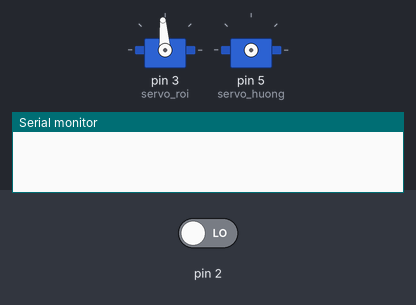
The sketch below on a simulated Arduino Uno, built with avr-gcc and run on an emulated ATmega328P. On the bench: 2 × servo, the last lines printed to the serial monitor. The inputs (shaded band) are chosen by the test bench; at power-on: pin 2 LOW.

Above: at 0.1 s.
At 5.1 s:
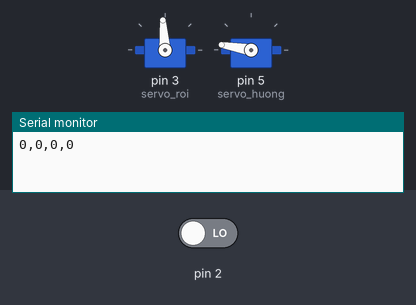
Timing chart, 0 to 6.6 s (numbered marks = the images above):
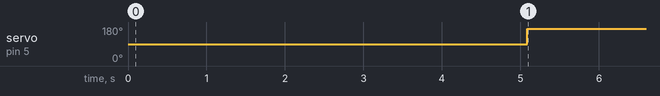

The sketch:

gui_arduino_rfid.ino
```cpp
#include <SPI.h>
#include <MFRC522.h>
#include <Servo.h>

#define RST_PIN         9
#define SS_PIN          10

#define numOfValsRec 3
#define digitsPerValRec 1

Servo servo_roi;//94 to 10
Servo servo_huong;//90 to 170


int valsRec[numOfValsRec]={};
int stringLength=numOfValsRec*digitsPerValRec+1;
int counter =0;
bool counterStart=false;
String receivedString;
int flag=1;

unsigned char UID[4];
 int a=0;
MFRC522 mfrc522(SS_PIN, RST_PIN);
int buttonState=0;
void setup()
{
pinMode(2, INPUT);
servo_roi.attach(3);


servo_roi.write(94);
delay(5000);
servo_huong.attach(5);
servo_huong.write(90);


    Serial.begin(9600);

    SPI.begin();
    mfrc522.PCD_Init();


}

void receiveData(){
if(flag==0){

  while (Serial.available()){
    //Serial.println(__LINE__);
    char c = Serial.read();
    if (c=='$'){
      counterStart=true;
    }
    if (counterStart){
      if(counter<stringLength){
        receivedString=String(receivedString+c);
      counter++;
      }
      if(counter>=stringLength){
       for (int i=0;i<numOfValsRec;i++){
        int num=(i*digitsPerValRec)+1;
        valsRec[i]=receivedString.substring(num,num+digitsPerValRec).toInt();
       }
       receivedString="";
       counter=0;
       counterStart=false;
      }
    }
    flag=1;
  }
  Serial.flush();

  }
}


void loop()
{
  buttonState = digitalRead(2);


  if ( ! mfrc522.PICC_IsNewCardPresent())
  {
//    return;
    goto endloop;
  }

  if ( ! mfrc522.PICC_ReadCardSerial())
  {
//    return;
    goto endloop;
  }

//  Serial.print("UID của thẻ: ");

  for (byte i = 0; i < 4; i++)
  {
//    Serial.print(mfrc522.uid.uidByte[i] < 0x10 ? " 0" : " ");

    UID[i] = mfrc522.uid.uidByte[i];
  }


  if(flag==1){

Serial.print(UID[0]);
Serial.print(",");
Serial.print(UID[1]);
Serial.print(",");
Serial.print(UID[2]);
Serial.print(",");
Serial.println(UID[3]);
//Serial.print(",");
//Serial.println(buttonState);
Serial.flush();
flag=0;

  }


  mfrc522.PICC_HaltA();
  mfrc522.PCD_StopCrypto1();
goto endloop2;

endloop:;

if(flag==1){

Serial.print(0);
Serial.print(",");
Serial.print(0);
Serial.print(",");
Serial.print(0);
Serial.print(",");
Serial.println(0);
//Serial.print(",");
//Serial.println(buttonState);
Serial.flush();
flag=0;

  }

endloop2:;
receiveData();

//-----------------------------do something -------------------------------
//
//
if(valsRec[0] == 1){
 servo_huong.write(90);
}
else{
 servo_huong.write(170);
}


if(valsRec[1] == 1){
 servo_roi.write(10);
}
else{
 servo_roi.write(94);
}


}
```

Measured:
- by itself, servo on pin 5 (servo_huong): 90° → 170° at 5.1 s
